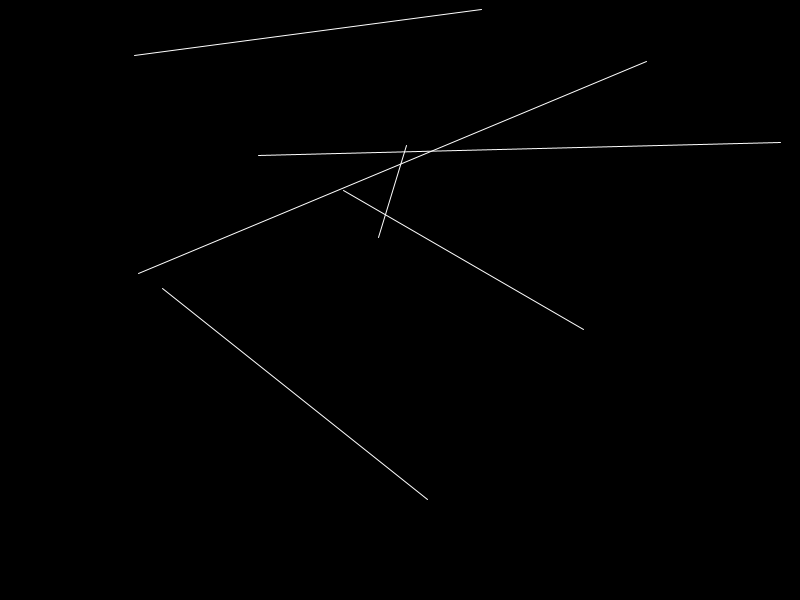
Frame 1 (no input)
Frame 60 (the mouse pressed at the canvas centre just before this capture): identical to frame 1, image omitted
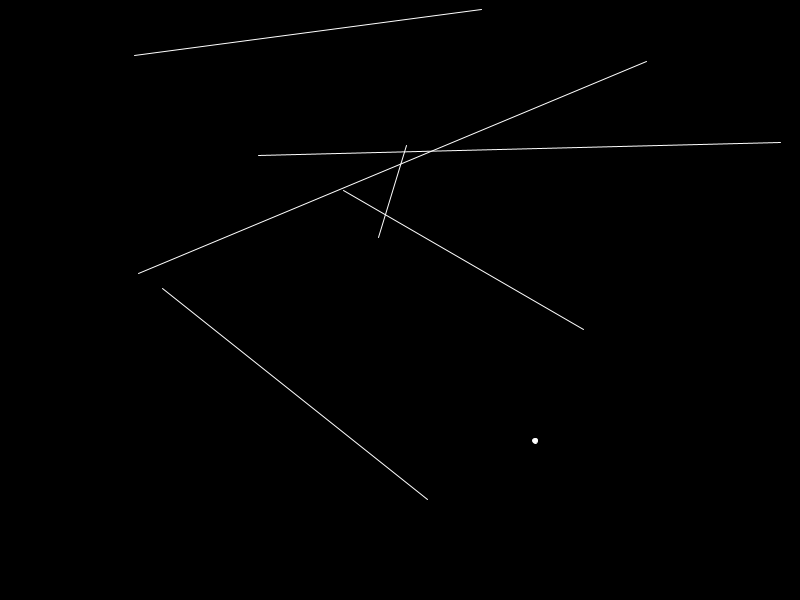
Frame 120 (the mouse held since frame 60 and released just before this capture)

The Processing sketch that drew these frames (run headless with seeded random() and noise(); from frame 60 on, the mouse is pressed at the canvas centre):

// Processing sketch: processing_150664
// ── processing_150664.pde

/**
 * Pimball
 * 
 * DANIEL PÉREZ ROMAN
 * ALINA HONHALA
 * 3º GIM
 */
 
Tablero pim;
ArrayList<Particle> bolas;
float dt = 0.5;
float radio = 2.5;

void setup() {
  size(800,600);
  
  // Campo: Extremos de la pantalla
  pim = new Tablero();
  
  // Bolas
  bolas = new ArrayList<Particle>(); 
  
}

void draw() {
  background(0);
  fill(255);
  
  // Actualiza las partículas: colisiones y dibujado
  for (int i=0;i<bolas.size();i++){
    Particle p = bolas.get(i);
    p.update();
    for (int j=i+1;j<bolas.size();j++){
      Particle q = bolas.get(j);
      //p.collision(q);
    }
    p.display();
  }
 
 // Calcula Colisiones y dibuja el Pimball 
  pim.update();
  pim.display(); 
}

void mousePressed()
{
  PVector pos = new PVector(mouseX, mouseY);
  Particle p = new Particle(pos);
  bolas.add(p);
}

class Particle
{
  float masa = 3.0;
  PVector place;
  PVector vel;
  PVector a; //aceleracion
  
  
  Particle(PVector local)
  {
    place = local.get();
    vel = new PVector( random(-5,5),random(-5,5) );
    a = new PVector();
  }
  
  void applyForce(PVector force)
  {
    PVector fuerza = PVector.div(force.get(),masa);
    a.add(fuerza);
  }
  
  void display()
  {
    fill(255);
    ellipse(place.x, place.y, 5, 5);
  }
  
  void update() //Metodo Euler(semi)
  {
    vel.sub(PVector.mult(a,dt));
    place.sub(PVector.mult(vel,dt));
    a.set(0,0);
  }
  
  void run()
  {
    update();
    display();
  }


}
// A simple Plane and Particle class

class Plano{
  PVector pto1;
  PVector pto2;
  PVector plano;  
  PVector normal;
  
  PVector dif1, dif2, VecP1Project, VecP2Project ;
  float escalar_p1Norm;
  float escalar_p1Plano, escalar_p2Plano, modulo_plano, magP1, magP2;
  float p1Project, p2Project;
  
  Plano(float x1, float y1, float x2, float y2)
  {
    pto1 = new PVector(x1,y1);
    pto2 = new PVector(x2,y2);
    plano = PVector.sub(pto2, pto1);
    normal =  new PVector(-plano.y, plano.x);
    normal.normalize();
  }
  
  // Colisiones con el plano (pto1, pto2)
  void checkCollisions(Particle b)
  {
    //dif = place - pto
    dif1 = new PVector(b.place.x - pto1.x, b.place.y - pto1.y);
    dif2 = new PVector(b.place.x - pto2.x, b.place.y - pto2.y);
    
    escalar_p1Norm = dif1.dot(normal);
    modulo_plano = plano.dot(plano);

    escalar_p1Plano = dif1.dot(plano);
    p1Project = escalar_p1Plano/modulo_plano;
    VecP1Project = PVector.mult(plano, p1Project);
    magP1 = VecP1Project.mag();
    
    escalar_p2Plano = dif2.dot(plano);
    p2Project = escalar_p2Plano/modulo_plano;
    VecP2Project = PVector.mult(plano, p2Project);
    magP2 = VecP2Project.mag();
    
    if(magP1 < modulo_plano && magP2 < modulo_plano)
    {
      if(abs(escalar_p1Norm) < radio)
      b.vel.mult(-1);
    }
    
  
  }
}

// Tablero del Pimball
class Tablero {
  
  ArrayList<Plano> planos;

  Tablero() // Constructor: Crea el pimball
  {
    int maxPlanos = 6;
    planos = new ArrayList<Plano>();
    
    for (int i=0;i<maxPlanos;i++){
      Plano p = new Plano(random(0, width/2), random(0, height),random(width/2, width),random(0, height));
      planos.add(p);
    }
  }
    
  void update()
  {
    for (int i = planos.size()-1; i >= 0; i--) {
       Plano p = planos.get(i);
       for (int j=0;j<bolas.size();j++){
          Particle b = bolas.get(j);
          p.checkCollisions(b);  
       }
    }
  }
  
  void display()
  {
      stroke(255);
      fill(255);
      strokeWeight(1);  // Beastly
      for (int i=0;i<planos.size();i++){
        Plano p = planos.get(i);
        line(p.pto1.x, p.pto1.y, p.pto2.x, p.pto2.y);
      }
  }
  
    
}
